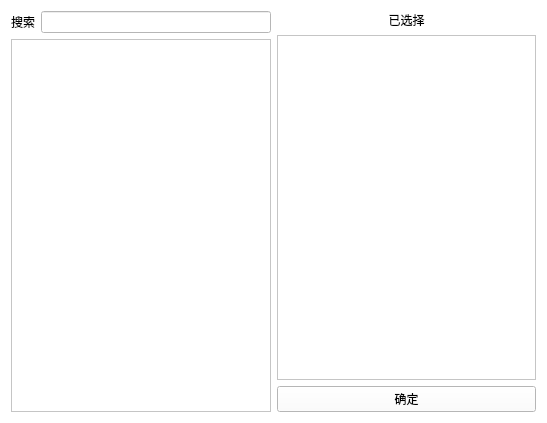
<?xml version="1.0" encoding="UTF-8"?>
<ui version="4.0">
 <class>LanguageTextSelect</class>
 <widget class="QWidget" name="LanguageTextSelect">
  <property name="geometry">
   <rect>
    <x>0</x>
    <y>0</y>
    <width>547</width>
    <height>423</height>
   </rect>
  </property>
  <property name="windowTitle">
   <string>文字选择</string>
  </property>
  <property name="styleSheet">
   <string notr="true">background-color: rgb(255, 255, 255);</string>
  </property>
  <layout class="QGridLayout" name="gridLayout">
   <item row="0" column="0">
    <layout class="QHBoxLayout" name="horizontalLayout_2">
     <item>
      <layout class="QVBoxLayout" name="verticalLayout">
       <item>
        <layout class="QHBoxLayout" name="horizontalLayout">
         <item>
          <widget class="QLabel" name="label">
           <property name="text">
            <string>搜索</string>
           </property>
          </widget>
         </item>
         <item>
          <widget class="QLineEdit" name="lineEdit_filter"/>
         </item>
        </layout>
       </item>
       <item>
        <widget class="QTreeView" name="treeView_textList">
         <property name="editTriggers">
          <set>QAbstractItemView::NoEditTriggers</set>
         </property>
         <property name="selectionMode">
          <enum>QAbstractItemView::ExtendedSelection</enum>
         </property>
        </widget>
       </item>
      </layout>
     </item>
     <item>
      <layout class="QVBoxLayout" name="verticalLayout_3">
       <item>
        <layout class="QVBoxLayout" name="verticalLayout_2">
         <item>
          <widget class="QLabel" name="label_2">
           <property name="text">
            <string>已选择</string>
           </property>
           <property name="alignment">
            <set>Qt::AlignCenter</set>
           </property>
          </widget>
         </item>
         <item>
          <widget class="QTreeView" name="treeView_selected">
           <property name="dragEnabled">
            <bool>true</bool>
           </property>
           <property name="dragDropOverwriteMode">
            <bool>false</bool>
           </property>
           <property name="dragDropMode">
            <enum>QAbstractItemView::InternalMove</enum>
           </property>
           <property name="defaultDropAction">
            <enum>Qt::MoveAction</enum>
           </property>
          </widget>
         </item>
        </layout>
       </item>
       <item>
        <widget class="QPushButton" name="PB_confirm">
         <property name="text">
          <string>确定</string>
         </property>
        </widget>
       </item>
      </layout>
     </item>
    </layout>
   </item>
  </layout>
 </widget>
 <layoutdefault spacing="6" margin="11"/>
 <resources/>
 <connections>
  <connection>
   <sender>lineEdit_filter</sender>
   <signal>textChanged(QString)</signal>
   <receiver>LanguageTextSelect</receiver>
   <slot>filterChanged(QString)</slot>
   <hints>
    <hint type="sourcelabel">
     <x>165</x>
     <y>39</y>
    </hint>
    <hint type="destinationlabel">
     <x>273</x>
     <y>211</y>
    </hint>
   </hints>
  </connection>
  <connection>
   <sender>PB_confirm</sender>
   <signal>clicked()</signal>
   <receiver>LanguageTextSelect</receiver>
   <slot>on_confirm()</slot>
   <hints>
    <hint type="sourcelabel">
     <x>441</x>
     <y>403</y>
    </hint>
    <hint type="destinationlabel">
     <x>273</x>
     <y>211</y>
    </hint>
   </hints>
  </connection>
  <connection>
   <sender>treeView_textList</sender>
   <signal>pressed(QModelIndex)</signal>
   <receiver>LanguageTextSelect</receiver>
   <slot>on_selected_text(QModelIndex)</slot>
   <hints>
    <hint type="sourcelabel">
     <x>95</x>
     <y>157</y>
    </hint>
    <hint type="destinationlabel">
     <x>273</x>
     <y>211</y>
    </hint>
   </hints>
  </connection>
 </connections>
 <slots>
  <slot>filterChanged(QString)</slot>
  <slot>on_selected_text(QModelIndex)</slot>
  <slot>on_change_text(QModelIndex)</slot>
  <slot>on_confirm()</slot>
 </slots>
</ui>
